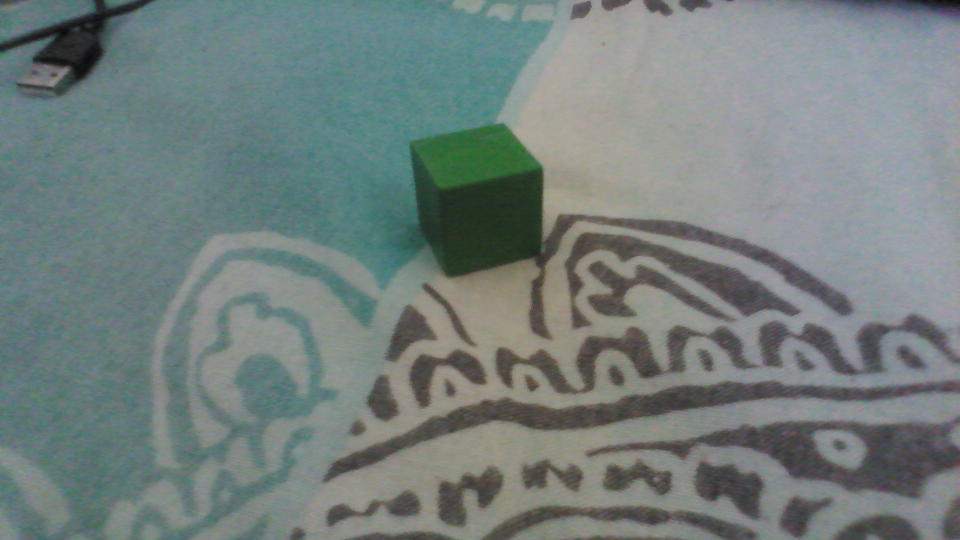
#> input picture Yolo_cube_detector/dataset/images/train/cubes_002.jpg, 1920 x 1080 px (shown at 1/2 size)
$ python -i detection.py   (imports and definitions only)
#> lines starting #> are read from the running program, lines starting #| are printed output that depends on the picture; after the words box and inside, x2 and y2 are one past the last pixel; in counts of white or black regions, pixels touching at a corner belong together
#> further down, picture is the input picture: shape (1080, 1920, 3); mean B, G, R 125.1, 127.2, 115.3
import time

import cv2
import numpy as np

from config import (
    CUBE_MATCH_DISTANCE_PX,
    DEFAULT_HSV_LOWER,
    DEFAULT_HSV_UPPER,
    DEFAULT_MAX_CUBE_AREA_PX,
    DEFAULT_MIN_CUBE_AREA_PX,
)


class CubeDetector:
    def __init__(
        self,
        lower_hsv=DEFAULT_HSV_LOWER,
        upper_hsv=DEFAULT_HSV_UPPER,
        min_area=DEFAULT_MIN_CUBE_AREA_PX,
        max_area=DEFAULT_MAX_CUBE_AREA_PX,
    ):
        self.lower_hsv = np.array(lower_hsv, dtype=np.uint8)
        self.upper_hsv = np.array(upper_hsv, dtype=np.uint8)
        self.min_area = min_area
        self.max_area = max_area

    # [9 lines left out: function update_settings, not called in this run]

    def detect_blocks(self, frame, calibration_ready=False, pixel_to_world_func=None,
        is_inside_workspace_func=None, is_in_detection_zone_func=None, world_to_robot_func=None):

#> called with calibration_ready = False
        blurred_image = cv2.GaussianBlur(frame, (5, 5), 0)
        hsv = cv2.cvtColor(blurred_image, cv2.COLOR_BGR2HSV)
#> hsv: shape (1080, 1920, 3); mean H, S, V 77.9, 38.4, 130.7
        hsv[:, :, 2] = cv2.equalizeHist(hsv[:, :, 2])
#> hsv: shape (1080, 1920, 3); mean H, S, V 77.9, 38.4, 129.2

        mask = cv2.inRange(hsv, self.lower_hsv, self.upper_hsv)
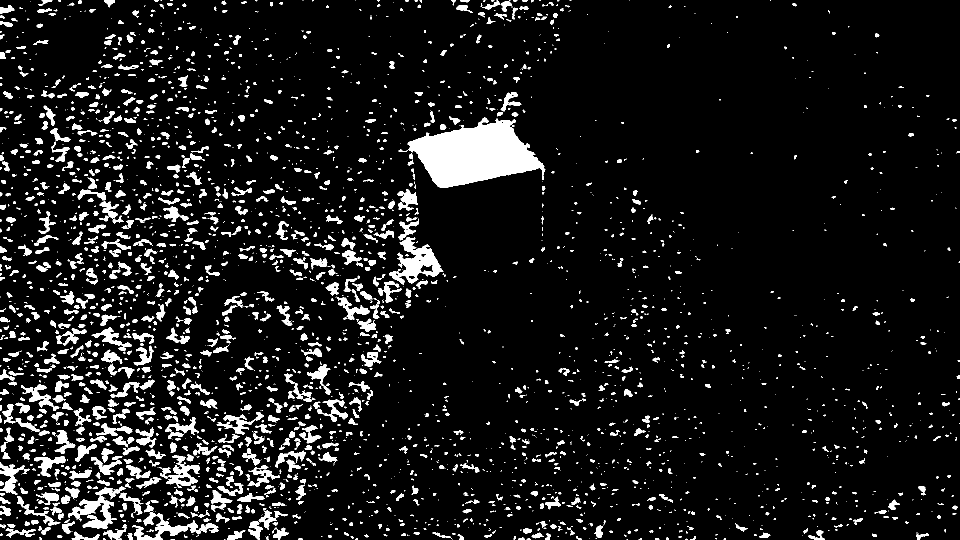
#> mask: shape (1080, 1920) (shown at 1/2 size); 8.6% white; 3094 white regions (1754 under 20 px), largest, box (x1, y1, x2, y2) and area: (815, 235, 1091, 376) 22795, (778, 475, 887, 569) 4117, (136, 973, 252, 1058) 3164

        kernel = np.ones((5, 5), np.uint8)
        mask = cv2.erode(mask, kernel, iterations=2)
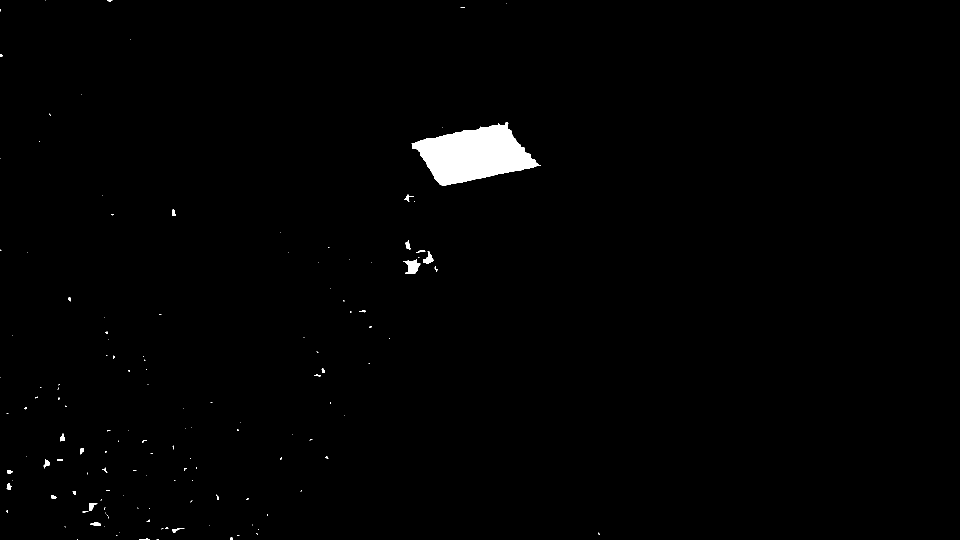
#> mask: shape (1080, 1920) (shown at 1/2 size); 1.1% white; 140 white regions (112 under 20 px), largest, box (x1, y1, x2, y2) and area: (823, 245, 1081, 372) 19042, (806, 518, 841, 547) 553, (846, 503, 868, 528) 265
        mask = cv2.dilate(mask, kernel, iterations=4)
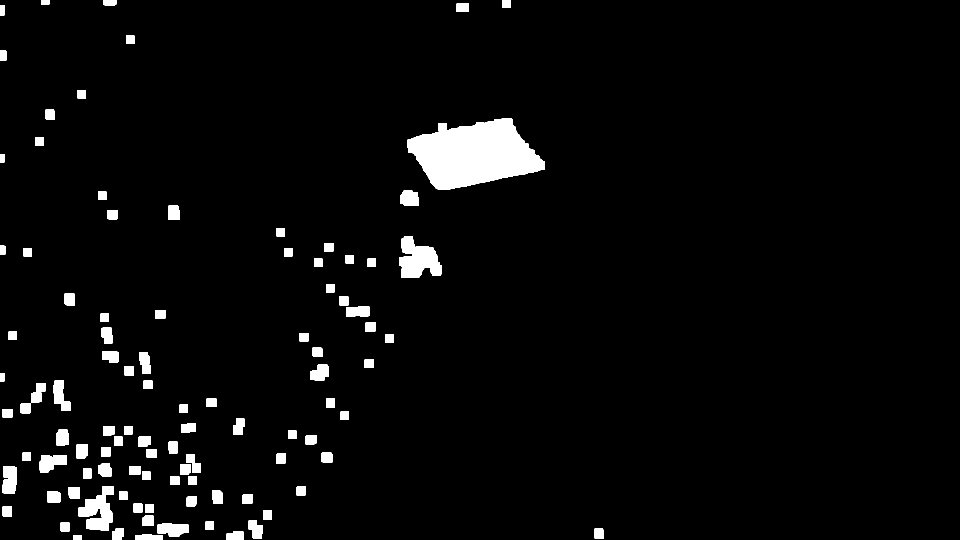
#> mask: shape (1080, 1920) (shown at 1/2 size); 3.7% white; 103 white regions

        contours, _ = cv2.findContours(mask, cv2.RETR_EXTERNAL, cv2.CHAIN_APPROX_SIMPLE)
#> contours = 103 contours; largest, box (x1, y1, x2, y2) and area: (815, 237, 1089, 380) 25474, (798, 472, 884, 555) 4482, (157, 972, 228, 1061) 3354, (5, 932, 34, 988) 1374, (79, 910, 134, 945) 1316

        detected_points = []

        for cnt in contours:
            area = cv2.contourArea(cnt)

            if area < self.min_area or area > self.max_area:
                continue

            x, y, w, h = cv2.boundingRect(cnt)
            aspect_ratio = w / float(h)

            if not 0.7 < aspect_ratio < 1.3:
                continue

            cx = x + w // 2
            cy = y + h // 2
            block_info = {
                "pixel": (cx, cy),
                "bbox": (x, y, w, h),
            }
            text = f"Pixel: {cx},{cy}"

            if calibration_ready:
                xw, yw = pixel_to_world_func(cx, cy)

                if not is_inside_workspace_func(xw, yw):
                    cv2.rectangle(frame, (x, y), (x + w, y + h), (0, 0, 255), 2)
                    cv2.putText( frame, "Out of workspace", (x, y - 10), cv2.FONT_HERSHEY_SIMPLEX,
                        0.5, (0, 0, 255), 2)
                    continue

                if not is_in_detection_zone_func(xw, yw):
                    cv2.rectangle(frame, (x, y), (x + w, y + h), (0, 165, 255), 2)
                    cv2.putText( frame, "Placement zone", (x, y - 10), cv2.FONT_HERSHEY_SIMPLEX, 0.5,
                        (0, 165, 255), 2)
                    continue

                xr, yr, zr = world_to_robot_func(xw, yw)
                block_info["world"] = (xw, yw)
                block_info["robot"] = (xr, yr, zr)
                text = f"W: {xw:.1f},{yw:.1f} mm | R: {xr:.1f},{yr:.1f}"

            detected_points.append(block_info)

            cv2.rectangle(frame, (x, y), (x + w, y + h), (0, 255, 0), 2)
            cv2.circle(frame, (cx, cy), 5, (0, 0, 255), -1)
            cv2.putText( frame, text, (x, y - 10), cv2.FONT_HERSHEY_SIMPLEX,
                0.5, (0, 255, 0), 2)
#> this loop made 103 passes
#> (area, x, y, w, h, aspect_ratio, cx, cy) on passes 4, 5, 7, 9, 10, 12, 14, 15, 16, 18, 19, 20: (355, 1189, 1057, 19, 21, 0.905, 1198, 1067), (435, 224, 1057, 24, 23, 1.04, 236, 1068), (288.5, 121, 1045, 18, 18, 1, 130, 1054), (718, 497, 1041, 28, 37, 0.757, 511, 1059), (405.5, 285, 1031, 22, 21, 1.05, 296, 1041), (358, 5, 1013, 19, 21, 0.905, 14, 1023), (288.5, 267, 1007, 18, 18, 1, 276, 1016), (369, 373, 992, 20, 21, 0.952, 383, 1002), (356, 484, 988, 21, 19, 1.11, 494, 997), (555, 95, 982, 26, 24, 1.08, 108, 994), (513, 424, 981, 22, 27, 0.815, 435, 994), (488, 137, 974, 23, 24, 0.958, 148, 986)
#> (cnt, area, x, y, w, h, aspect_ratio, cx) on passes 8, 11, 13, 17, 23, 24: ([[411, 1043], [411, 1059], [427, 1059], [427, 1043]], 256, 411, 1043, 17, 17, 1, 419), ([[527, 1020], [527, 1039], [543, 1039], [543, 1020]], 304, 527, 1020, 17, 20, 0.85, 535), ([[290, 1009], [290, 1025], [307, 1025], [307, 1009]], 272, 290, 1009, 18, 17, 1.06, 299), ([[238, 983], [238, 999], [254, 999], [254, 983]], 256, 238, 983, 17, 17, 1, 246), ([[340, 953], [340, 969], [358, 969], [358, 953]], 288, 340, 953, 19, 17, 1.12, 349), ([[376, 952], [376, 969], [393, 969], [393, 952]], 289, 376, 952, 18, 18, 1, 385)
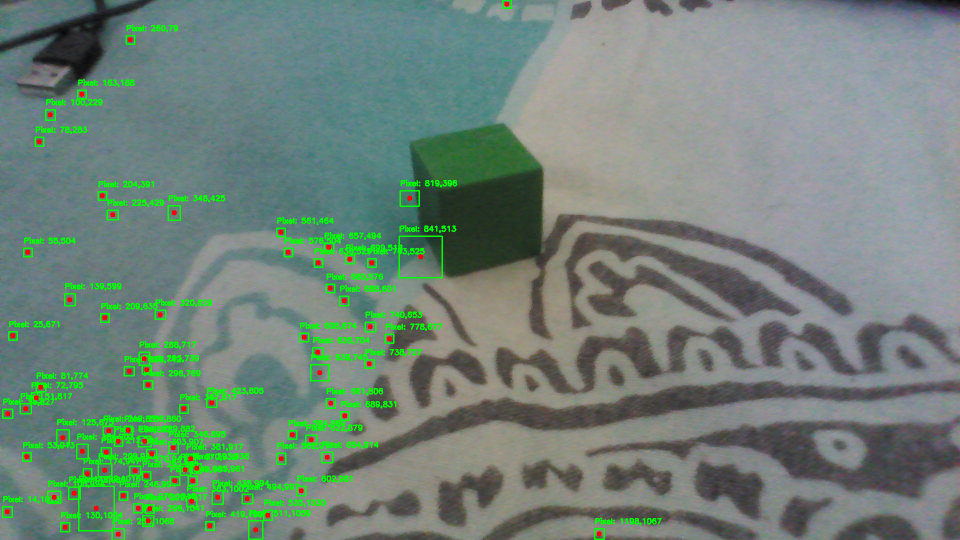
#> frame: shape (1080, 1920, 3) (shown at 1/2 size); 4.11% of pixels changed, all inside (x1, y1, x2, y2) = (4, 0, 1324, 1080)
#> after the loop, detected_points = 82 items

        return frame, mask, detected_points


class SavedCubeTracker:
    # [60 lines left out: functions __init__, reset, update_saved_cube_points, draw_saved_cube_points, not called in this run]

>>> import cv2
>>> picture = cv2.imread('Yolo_cube_detector/dataset/images/train/cubes_002.jpg')
>>> result = CubeDetector().detect_blocks(picture)

$ run again, on Yolo_cube_detector/dataset/images/train/cubes_007.jpg
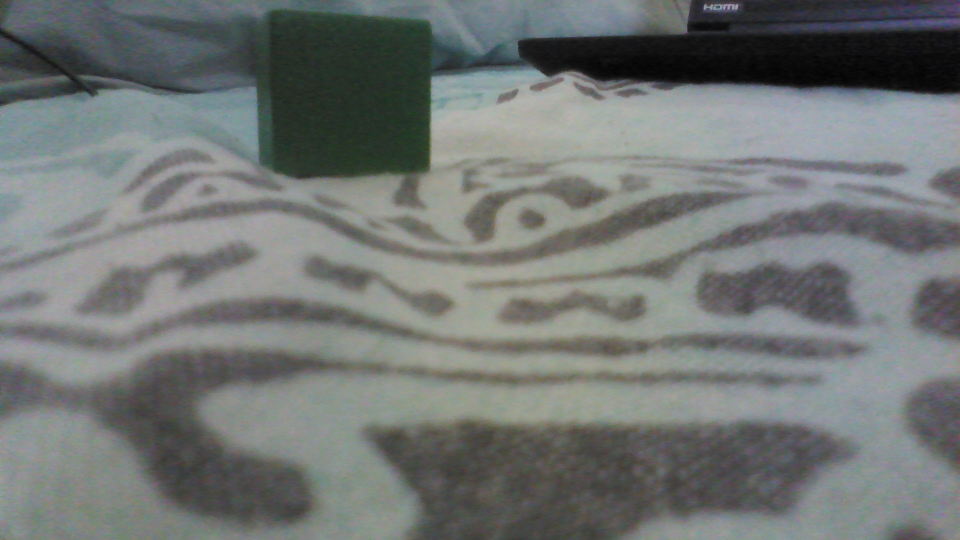
#> input picture Yolo_cube_detector/dataset/images/train/cubes_007.jpg, 1920 x 1080 px (shown at 1/2 size)
#> picture is the input picture: shape (1080, 1920, 3); mean B, G, R 116.2, 117.7, 113.4
#> in detect_blocks, `mask = cv2.dilate(mask, kernel, iterations=4)`:
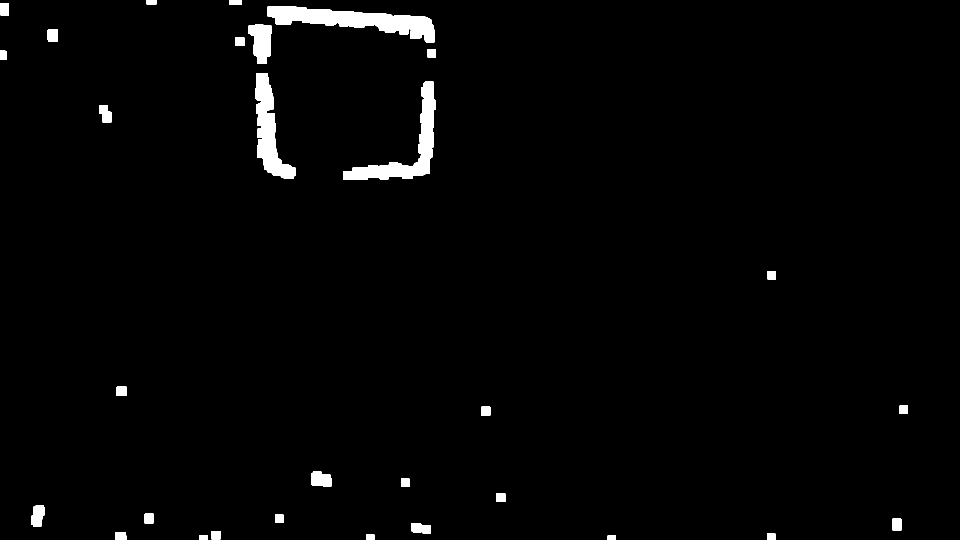
#> mask: shape (1080, 1920) (shown at 1/2 size); 1.9% white; 31 white regions
#> contours = 31 contours; largest, box (x1, y1, x2, y2) and area: (535, 12, 870, 85) 10534, (686, 163, 872, 360) 8180, (510, 146, 591, 358) 7130, (497, 49, 543, 128) 2492, (622, 943, 663, 973) 984
#> the loop in detect_blocks, `for cnt in contours:` made 31 passes
#> (area, x, y, w, h, aspect_ratio, cx, cy) on passes 8, 9, 11, 13, 16, 18, 20, 21: (337.5, 823, 1046, 20, 19, 1.05, 833, 1055), (390.5, 1785, 1037, 18, 24, 0.75, 1794, 1049), (322.5, 289, 1027, 18, 20, 0.9, 298, 1037), (305, 992, 986, 19, 18, 1.06, 1001, 995), (305, 962, 813, 19, 18, 1.06, 971, 822), (376, 232, 773, 22, 19, 1.16, 243, 782), (603, 198, 210, 25, 35, 0.714, 210, 227), (8179.5, 686, 163, 186, 197, 0.944, 779, 261)
#> after the loop in detect_blocks, `for cnt in contours:`:
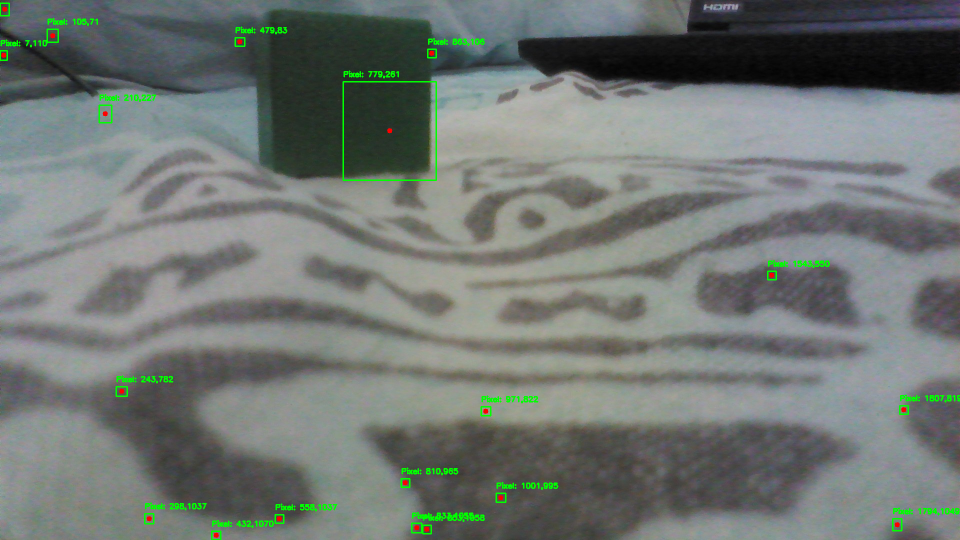
#> frame: shape (1080, 1920, 3) (shown at 1/2 size); 1.06% of pixels changed, all inside (x1, y1, x2, y2) = (0, 5, 1920, 1080)
#> after the loop in detect_blocks, `for cnt in contours:`: detected_points = 19 items

$ run again, on Yolo_cube_detector/dataset/images/train/cubes_019.jpg
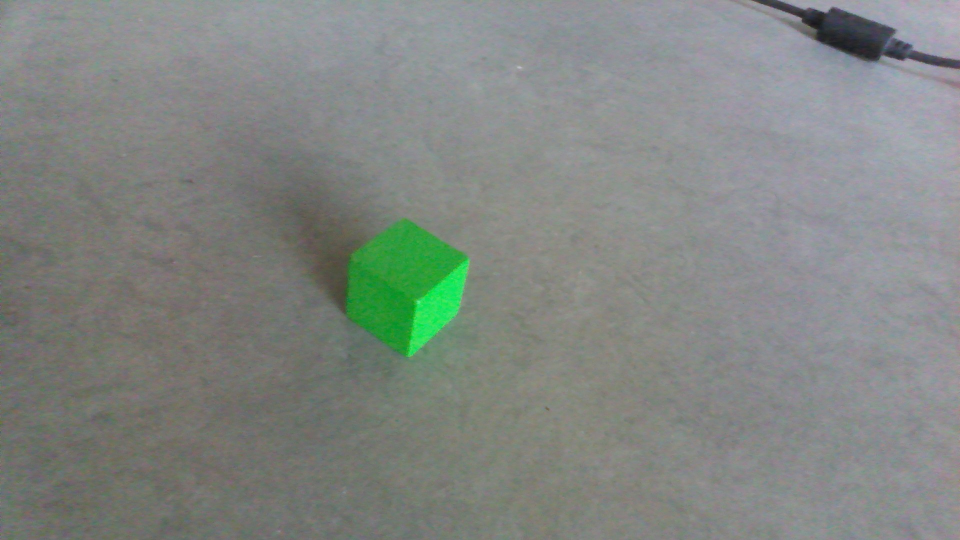
#> input picture Yolo_cube_detector/dataset/images/train/cubes_019.jpg, 1920 x 1080 px (shown at 1/2 size)
#> picture is the input picture: shape (1080, 1920, 3); mean B, G, R 130.4, 134.4, 129.8
#> in detect_blocks, `mask = cv2.dilate(mask, kernel, iterations=4)`:
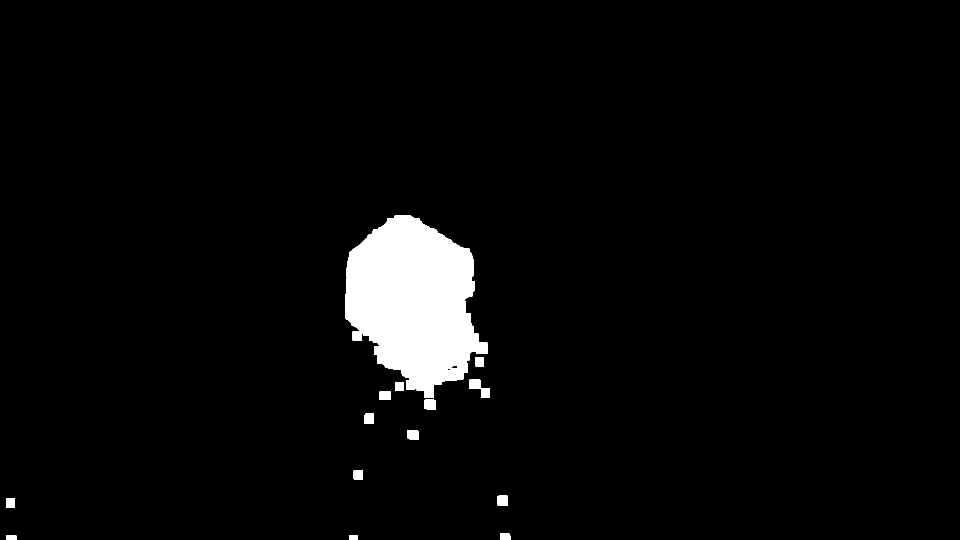
#> mask: shape (1080, 1920) (shown at 1/2 size); 3.6% white; 14 white regions
#> contours = 14 contours; largest, box (x1, y1, x2, y2) and area: (690, 430, 975, 796) 68923, (938, 759, 980, 795) 718, (848, 798, 872, 819) 436, (815, 860, 838, 880) 404, (995, 991, 1016, 1011) 378
#> the loop in detect_blocks, `for cnt in contours:` made 14 passes
#> (area, x, y, w, h, aspect_ratio, cx, cy) on passes 4, 5, 6, 7, 8, 9, 10, 12: (305.5, 12, 997, 18, 19, 0.947, 21, 1006), (378, 995, 991, 21, 20, 1.05, 1005, 1001), (305.5, 707, 941, 19, 18, 1.06, 716, 950), (404, 815, 860, 23, 20, 1.15, 826, 870), (357, 729, 827, 19, 21, 0.905, 738, 837), (436.5, 848, 798, 24, 21, 1.14, 860, 808), (368.5, 759, 782, 23, 18, 1.28, 770, 791), (718, 938, 759, 42, 36, 1.17, 959, 777)
#> after the loop in detect_blocks, `for cnt in contours:`:
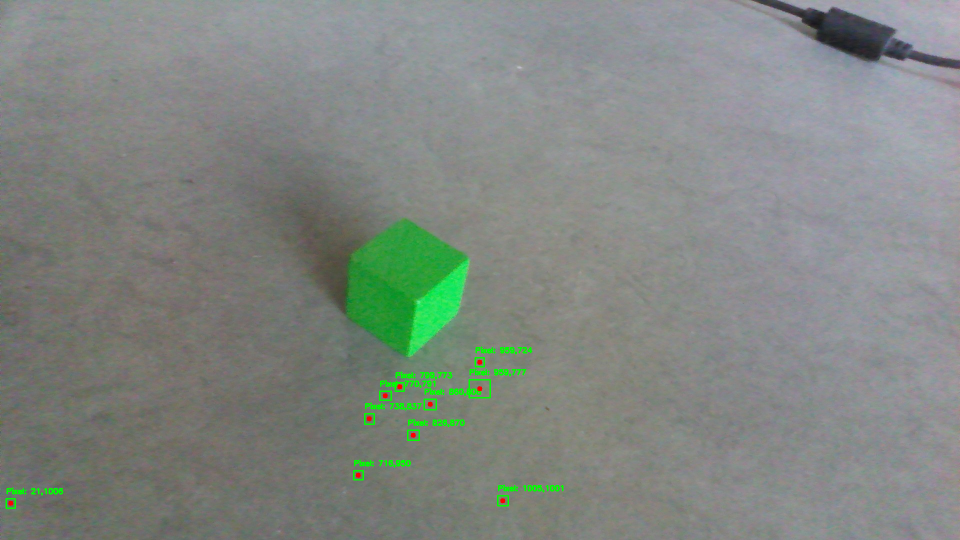
#> frame: shape (1080, 1920, 3) (shown at 1/2 size); 0.54% of pixels changed, all inside (x1, y1, x2, y2) = (11, 693, 1127, 1018)
#> after the loop in detect_blocks, `for cnt in contours:`: detected_points = 10 items
